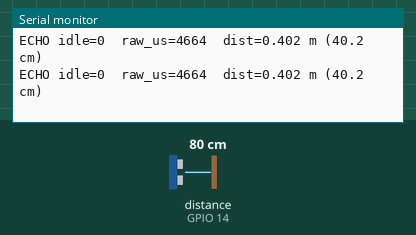
Simulated run of this sketch. Board: ESP32. Parts: the last lines printed to the serial monitor. Wiring (inferred from the names in the program): ultrasonic range finder: trigger GPIO 27; echo GPIO 14. The inputs (shaded band) are chosen by the test bench; at power-on: distance to the obstacle (sensor on GPIO 14) 80 cm. The echo pulse lasts 58.3 µs per cm.

Above: at 1.2 s.
1.3 s: distance to the obstacle (sensor on GPIO 14) set to 2 cm
At 1.56 s:
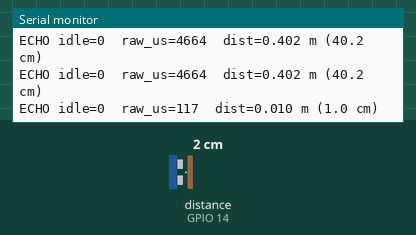
2.8 s: distance to the obstacle (sensor on GPIO 14) set to 4 cm
At 2.96 s:
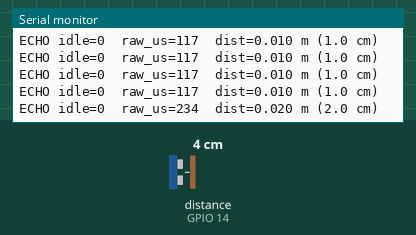
Timing chart, 0 to 5.8 s (numbered marks = the images above; inputs shaded):
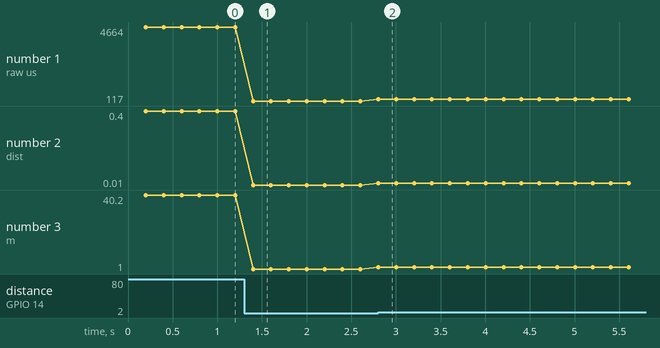

The sketch:

test_04_sonar.ino
```cpp
/*
 * test_04_sonar.ino
 * Bench test for JSN-SR04T V3 ultrasonic depth sonar.
 * Pins: TRIG=27, ECHO=14 (matches config.h).
 *
 * Wiring:
 *   JSN-SR04T VCC  → 5V
 *   JSN-SR04T GND  → GND
 *   JSN-SR04T TRIG → GPIO 27
 *   JSN-SR04T ECHO → GPIO 14
 *   (ECHO is 5V tolerant on these pins — verify your ESP32 board before use)
 *
 * Open Serial Monitor at 115200. Point the transducer at a flat surface
 * (wall, floor, bucket of water) and watch the distance readings.
 *
 * Speed of sound constant is set for FRESHWATER (~13.4 µs/cm).
 * For air bench testing use AIR_SPEED_US_CM (58.0) instead so the
 * numbers make sense — there's a #define below to switch modes.
 */

#define TRIG_PIN          27
#define ECHO_PIN          14

// Swap these two lines to toggle between air and water calibration:
#define SOUND_SPEED_US_CM  58.0f   // Air — use this for bench testing in air
// #define SOUND_SPEED_US_CM  13.4f   // Freshwater — use this when deployed

#define ECHO_TIMEOUT_US   30000    // ~5 m in air / ~10 m in water
#define PING_INTERVAL_MS  200

unsigned long lastPingMs = 0;

void setup() {
  Serial.begin(115200);
  pinMode(TRIG_PIN, OUTPUT);
  pinMode(ECHO_PIN, INPUT_PULLDOWN);
  digitalWrite(TRIG_PIN, LOW);

  Serial.println("=== test_04_sonar ===");
  Serial.println("JSN-SR04T bench test — reading every 200 ms");
  Serial.printf("Sound speed constant: %.1f us/cm (%s)\n",
                SOUND_SPEED_US_CM,
                (SOUND_SPEED_US_CM < 20.0f) ? "WATER" : "AIR");
  Serial.println("--------------------");
}

float ping() {
  // 10 µs trigger pulse
  digitalWrite(TRIG_PIN, LOW);
  delayMicroseconds(2);
  digitalWrite(TRIG_PIN, HIGH);
  delayMicroseconds(10);
  digitalWrite(TRIG_PIN, LOW);

  long duration = pulseIn(ECHO_PIN, HIGH, ECHO_TIMEOUT_US);
  if (duration == 0) return -1.0f;  // timeout / no echo

  return ((float)duration / 2.0f) / SOUND_SPEED_US_CM / 100.0f;  // metres
}

void loop() {
  if (millis() - lastPingMs < PING_INTERVAL_MS) return;
  lastPingMs = millis();

  // Raw debug: show ECHO pin state before trigger, then raw pulse duration
  Serial.printf("ECHO idle=%d  ", digitalRead(ECHO_PIN));

  digitalWrite(TRIG_PIN, LOW);
  delayMicroseconds(2);
  digitalWrite(TRIG_PIN, HIGH);
  delayMicroseconds(10);
  digitalWrite(TRIG_PIN, LOW);

  long dur = pulseIn(ECHO_PIN, HIGH, ECHO_TIMEOUT_US);
  Serial.printf("raw_us=%ld  ", dur);

  if (dur == 0) {
    Serial.println("NO ECHO");
  } else {
    float distM = ((float)dur / 2.0f) / SOUND_SPEED_US_CM / 100.0f;
    Serial.printf("dist=%.3f m (%.1f cm)\n", distM, distM * 100.0f);
  }
}
```

Measured:
- after the input at 1.3 s, the serial monitor: prints a new line after 0.10 s (image 1)
- after the input at 2.8 s, the serial monitor: prints a new line at once (image 2)
- plotted number 1: 4664 → 117 after the input at 1.3 s, 117 → 234 after the input at 2.8 s
- plotted number 2: 0.4 → 0.01 after the input at 1.3 s, 0.01 → 0.02 after the input at 2.8 s
- plotted number 3: 40.2 → 1 after the input at 1.3 s, 1 → 2 after the input at 2.8 s
